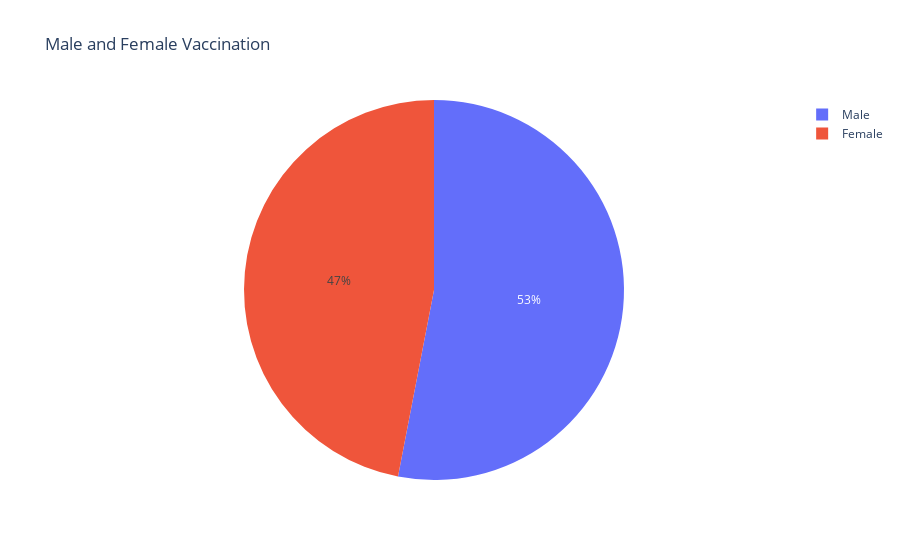

The cell this chart's notebook holds for it:
### Code cell
#male vs female vaccination

male=vaccination['Male(Individuals Vaccinated)'].sum()
female=vaccination['Female(Individuals Vaccinated)'].sum()
px.pie(names=["Male","Female"], values=[male,female],title="Male and Female Vaccination")

### Figure 1 — Plotly figure (JSON) as saved in the notebook; plotly's stock layout.template omitted (floating-point values rounded to 4 significant figures)
{"data": [{"domain": {"x": [0, 1], "y": [0, 1]}, "hovertemplate": "label=%{label}<br>value=%{value}<extra></extra>", "labels": ["Male", "Female"], "legendgroup": "", "name": "", "showlegend": true, "type": "pie", "values": [7138698858, 6321628736]}], "layout": {"legend": {"tracegroupgap": 0}, "title": {"text": "Male and Female Vaccination"}}}
